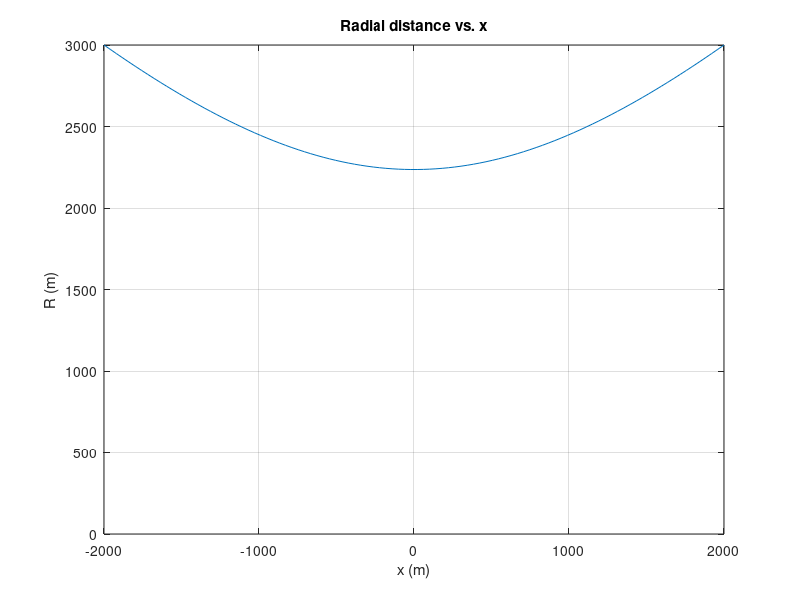
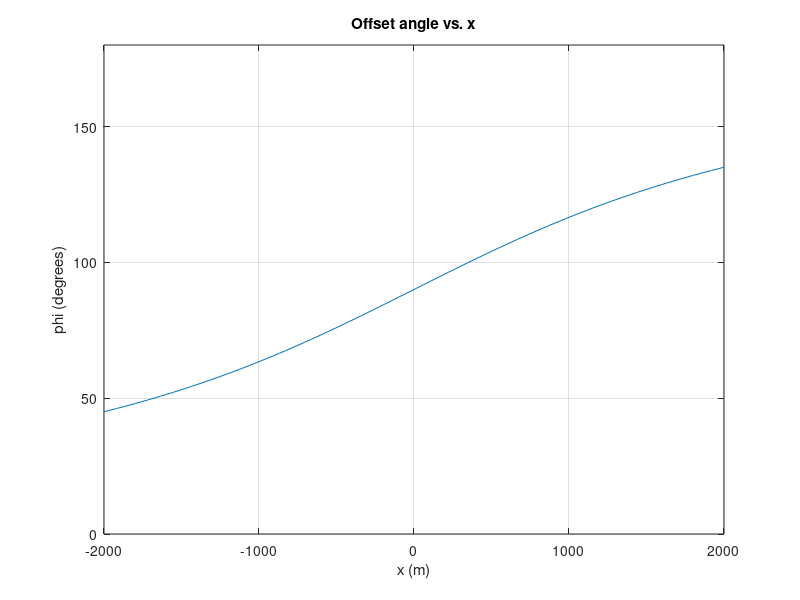
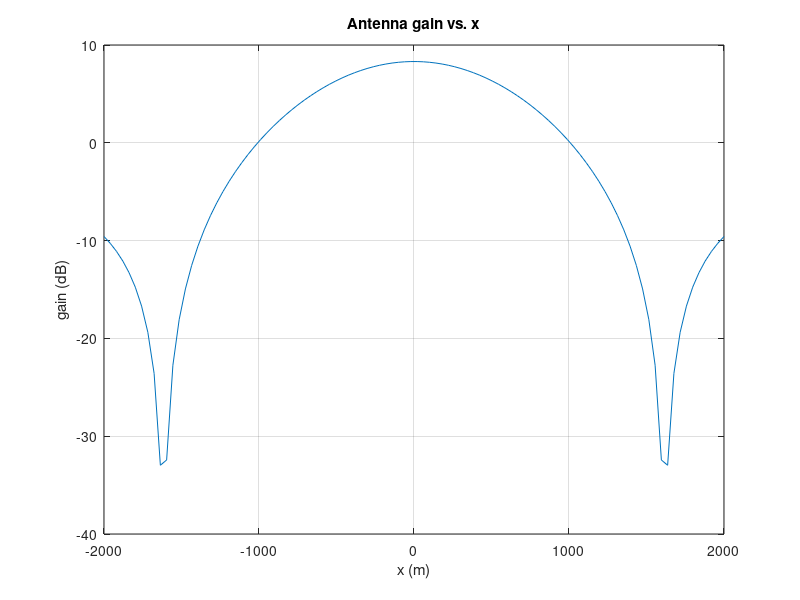
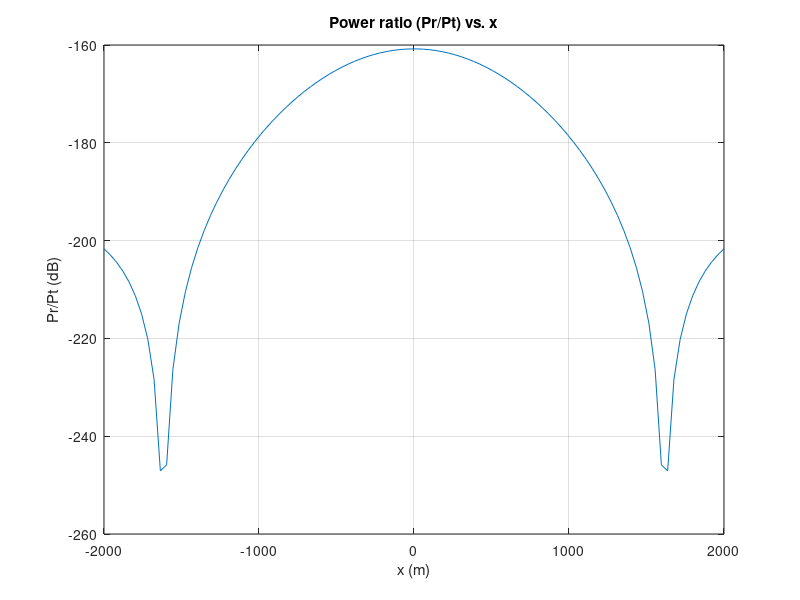

Recreate these plots in MATLAB, in order.
% EECS725 Homework 1

clear;
close all;
hold off;

% Universal constants
c = 3e8;        % speed of light (m/s)

% Problem constraints
f = 1e9;        % carrier frequency (hz)
l_x = 50 / 100; % antenna array width (m)
l_y = 10 / 100; % antenna array height (m)
v_x = 90;       % x speed (m/s)
h = 1000;       % elevation (m)
offset = -2000; % target offset (m)
sigma = 1;      % target rcs (m^2)

x = linspace(-2000,2000,100);   % position vectors (m)

%% Problem 1
% Compute radial distance
R = sqrt(h^2 + offset^2 + x.^2); % radial distance (m)

figure(1);
plot(x,R);
grid on;
axis([-2000 2000 0 3000]);
title('Radial distance vs. x');
xlabel('x (m)');
ylabel('R (m)');

%% Problem 2
% Compute offset angle
phi = atan2(2000,-x); % offset angle (radians)

figure(2);
plot(x,phi*180/pi);
grid on;
axis([-2000 2000 0 180]);
title('Offset angle vs. x');
xlabel('x (m)');
ylabel('phi (degrees)');

%% Problem 3
% Compute target elevation (theta) relative to dish orientation
theta = acos(h./R) - (45*pi/180); % radians

phi = phi - pi/2;       % rotate phi -90 degrees to align to antenna vector
lambda = c/f;           % wavelength (m)
beta_xz = lambda / l_x; % 3dB BW (radians)
beta_yz = lambda / l_y; % 3dB BW (radians)
beta_phi = beta_xz;
beta_theta = beta_yz;
Aeff = l_x * l_y;       % effective antenna array area (m^2)
Go = ((4*pi)/(lambda^2))*Aeff; % max antenna gain
G = Go * (sin(2.773.*theta/beta_theta)./(2.773.*theta/beta_theta)).^2 ...
      .* (sin(2.773.*phi  /beta_phi)  ./(2.773.*phi  /beta_phi))  .^2;

figure(3);
plot(x,10*log10(G));
grid on;
title('Antenna gain vs. x');
xlabel('x (m)');
ylabel('gain (dB)');

%% Problem 4
% Compute power ratio of received to transmit power from target reflection
PrPt = (G.^2)*(lambda^2)*sigma ./ ( (4*pi)^3 * R.^4 );

figure(4);
plot(x,10*log10(PrPt));
grid on;
title('Power ratio (Pr/Pt) vs. x');
xlabel('x (m)');
ylabel('Pr/Pt (dB)');

%% Problem 5
% Compute radial velocity
v_r = v_x * x./R; % radial velocity (m/s)

% Compute Doppler shift
f_d = f * -v_r/c; % doppler shift (hz)

figure(5)
plot(x,f_d);
grid on;
title('Doppler shift vs. x');
xlabel('x (m)');
ylabel('Doppler shift (hz)');
